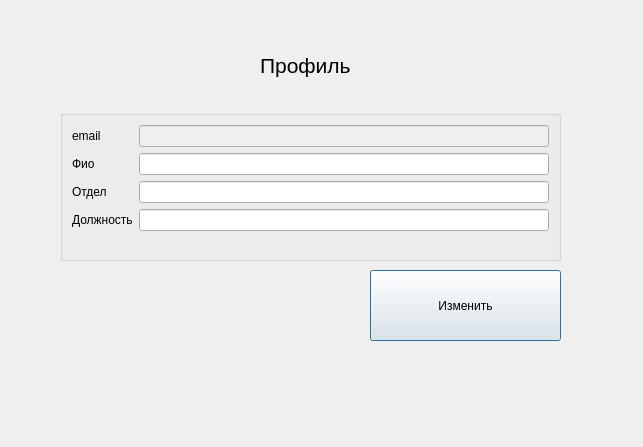
<?xml version="1.0" encoding="UTF-8"?>
<ui version="4.0">
 <class>profile</class>
 <widget class="QDialog" name="profile">
  <property name="geometry">
   <rect>
    <x>0</x>
    <y>0</y>
    <width>643</width>
    <height>447</height>
   </rect>
  </property>
  <property name="windowTitle">
   <string>Dialog</string>
  </property>
  <widget class="QLabel" name="label">
   <property name="geometry">
    <rect>
     <x>260</x>
     <y>40</y>
     <width>141</width>
     <height>51</height>
    </rect>
   </property>
   <property name="font">
    <font>
     <pointsize>16</pointsize>
    </font>
   </property>
   <property name="text">
    <string>Профиль</string>
   </property>
  </widget>
  <widget class="QGroupBox" name="dura_box">
   <property name="enabled">
    <bool>true</bool>
   </property>
   <property name="geometry">
    <rect>
     <x>60</x>
     <y>110</y>
     <width>501</width>
     <height>151</height>
    </rect>
   </property>
   <property name="title">
    <string/>
   </property>
   <layout class="QFormLayout" name="formLayout_2">
    <item row="0" column="0">
     <widget class="QLabel" name="label_2">
      <property name="text">
       <string>email</string>
      </property>
     </widget>
    </item>
    <item row="0" column="1">
     <widget class="QLineEdit" name="email">
      <property name="enabled">
       <bool>false</bool>
      </property>
      <property name="text">
       <string/>
      </property>
     </widget>
    </item>
    <item row="1" column="0">
     <widget class="QLabel" name="label_3">
      <property name="text">
       <string>Фио</string>
      </property>
     </widget>
    </item>
    <item row="1" column="1">
     <widget class="QLineEdit" name="fio"/>
    </item>
    <item row="2" column="0">
     <widget class="QLabel" name="label_4">
      <property name="text">
       <string>Отдел</string>
      </property>
     </widget>
    </item>
    <item row="2" column="1">
     <widget class="QLineEdit" name="depart"/>
    </item>
    <item row="3" column="0">
     <widget class="QLabel" name="label_5">
      <property name="text">
       <string>Должность</string>
      </property>
     </widget>
    </item>
    <item row="3" column="1">
     <widget class="QLineEdit" name="position"/>
    </item>
   </layout>
  </widget>
  <widget class="QPushButton" name="pushButton">
   <property name="geometry">
    <rect>
     <x>370</x>
     <y>270</y>
     <width>191</width>
     <height>71</height>
    </rect>
   </property>
   <property name="text">
    <string>Изменить</string>
   </property>
  </widget>
  <widget class="QLabel" name="result">
   <property name="geometry">
    <rect>
     <x>110</x>
     <y>290</y>
     <width>221</width>
     <height>21</height>
    </rect>
   </property>
   <property name="text">
    <string/>
   </property>
  </widget>
 </widget>
 <resources/>
 <connections/>
</ui>
